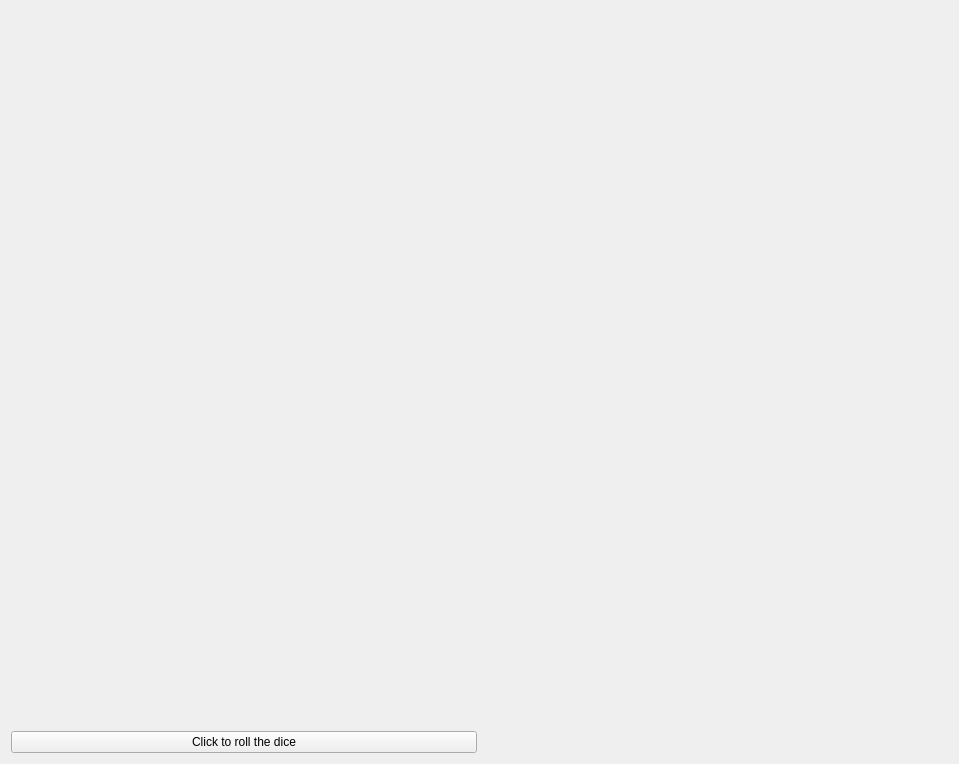
<?xml version="1.0" encoding="UTF-8"?>
<ui version="4.0">
 <class>MainWindow</class>
 <widget class="QWidget" name="MainWindow">
  <property name="geometry">
   <rect>
    <x>0</x>
    <y>0</y>
    <width>959</width>
    <height>764</height>
   </rect>
  </property>
  <property name="windowTitle">
   <string>Form</string>
  </property>
  <layout class="QGridLayout" name="gridLayout">
   <item row="1" column="0">
    <widget class="QPushButton" name="pushButtonDice">
     <property name="text">
      <string>Click to roll the dice</string>
     </property>
    </widget>
   </item>
   <item row="0" column="0" colspan="2">
    <widget class="QLabel" name="label_Board">
     <property name="autoFillBackground">
      <bool>false</bool>
     </property>
     <property name="text">
      <string/>
     </property>
    </widget>
   </item>
  </layout>
 </widget>
 <resources/>
 <connections/>
</ui>
